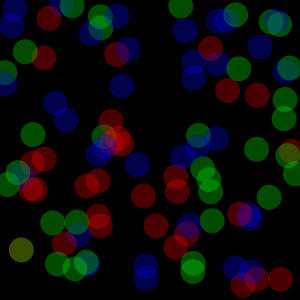
Frame 1 (no input)
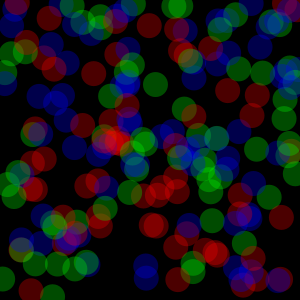
Frame 2 (the mouse pressed at the canvas centre, redrawn once)

The Processing sketch that drew these frames (run headless with seeded random() and noise(); the mouse was pressed at the canvas centre and the sketch redrawn once):

// Processing sketch: processing_39756
// ── processing_39756.pde

int num = 100;

float[] x = new float [num]; //x coordinate array
float[] y = new float [num]; //y coordinate array
color[] circleColor = new color[3]; //color options array

void setup() {
  size(300, 300);
  background(0);
  //creates the color options
  circleColor[0] = color(255, 0, 0, 75);
  circleColor[1] = color(0, 255, 0, 75);
  circleColor[2] = color(0, 0, 255, 75);
}

void draw() {
  for (int a = 0; a<num; a++) { //randomly select x,y placement
    x[a] = random(width);
    y[a] = random(height);
  }
  for (int a = 0; a<num; a++) {
    noStroke();
    fill(randomColor());
    ellipse(x[a], y[a], 25, 25); //draws the ellipse at the random coordinates
  }
  noLoop();
}

color randomColor() { //random color for the ellipses from above choices
  int c = int(random(3));
  return circleColor[c];
}

void mousePressed() { //repeats the program with a different iteration
  background(0);
  loop();
}
